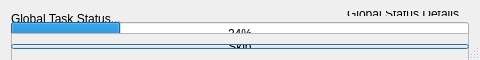
<?xml version="1.0" encoding="UTF-8"?>
<ui version="4.0">
 <class>ProgressDialog</class>
 <widget class="QDialog" name="ProgressDialog">
  <property name="geometry">
   <rect>
    <x>0</x>
    <y>0</y>
    <width>480</width>
    <height>60</height>
   </rect>
  </property>
  <property name="sizePolicy">
   <sizepolicy hsizetype="Preferred" vsizetype="Preferred">
    <horstretch>1</horstretch>
    <verstretch>1</verstretch>
   </sizepolicy>
  </property>
  <property name="minimumSize">
   <size>
    <width>480</width>
    <height>60</height>
   </size>
  </property>
  <property name="windowTitle">
   <string>Please wait...</string>
  </property>
  <property name="sizeGripEnabled">
   <bool>true</bool>
  </property>
  <layout class="QVBoxLayout" name="verticalLayout" stretch="0,0,0,0">
   <item>
    <layout class="QHBoxLayout" name="horizontalLayout" stretch="1,0">
     <item>
      <widget class="QLabel" name="globalStatusLabel">
       <property name="sizePolicy">
        <sizepolicy hsizetype="Preferred" vsizetype="Fixed">
         <horstretch>0</horstretch>
         <verstretch>0</verstretch>
        </sizepolicy>
       </property>
       <property name="minimumSize">
        <size>
         <width>0</width>
         <height>15</height>
        </size>
       </property>
       <property name="text">
        <string>Global Task Status...</string>
       </property>
       <property name="wordWrap">
        <bool>true</bool>
       </property>
      </widget>
     </item>
     <item>
      <widget class="QLabel" name="globalStatusDetailsLabel">
       <property name="text">
        <string>Global Status Details...</string>
       </property>
       <property name="alignment">
        <set>Qt::AlignRight|Qt::AlignTrailing|Qt::AlignVCenter</set>
       </property>
      </widget>
     </item>
    </layout>
   </item>
   <item>
    <widget class="QProgressBar" name="globalProgressBar">
     <property name="enabled">
      <bool>true</bool>
     </property>
     <property name="minimumSize">
      <size>
       <width>0</width>
       <height>24</height>
      </size>
     </property>
     <property name="value">
      <number>24</number>
     </property>
    </widget>
   </item>
   <item>
    <widget class="QScrollArea" name="taskProgressScrollArea">
     <property name="sizePolicy">
      <sizepolicy hsizetype="Expanding" vsizetype="MinimumExpanding">
       <horstretch>0</horstretch>
       <verstretch>0</verstretch>
      </sizepolicy>
     </property>
     <property name="minimumSize">
      <size>
       <width>0</width>
       <height>100</height>
      </size>
     </property>
     <property name="frameShape">
      <enum>QFrame::StyledPanel</enum>
     </property>
     <property name="horizontalScrollBarPolicy">
      <enum>Qt::ScrollBarAsNeeded</enum>
     </property>
     <property name="sizeAdjustPolicy">
      <enum>QAbstractScrollArea::AdjustToContents</enum>
     </property>
     <property name="widgetResizable">
      <bool>true</bool>
     </property>
     <widget class="QWidget" name="taskProgressContainer">
      <property name="geometry">
       <rect>
        <x>0</x>
        <y>0</y>
        <width>460</width>
        <height>108</height>
       </rect>
      </property>
      <layout class="QVBoxLayout" name="taskProgressLayout">
       <property name="spacing">
        <number>2</number>
       </property>
      </layout>
     </widget>
    </widget>
   </item>
   <item>
    <widget class="QPushButton" name="skipButton">
     <property name="sizePolicy">
      <sizepolicy hsizetype="Expanding" vsizetype="Fixed">
       <horstretch>0</horstretch>
       <verstretch>0</verstretch>
      </sizepolicy>
     </property>
     <property name="text">
      <string>Skip</string>
     </property>
    </widget>
   </item>
  </layout>
 </widget>
 <resources/>
 <connections/>
</ui>
